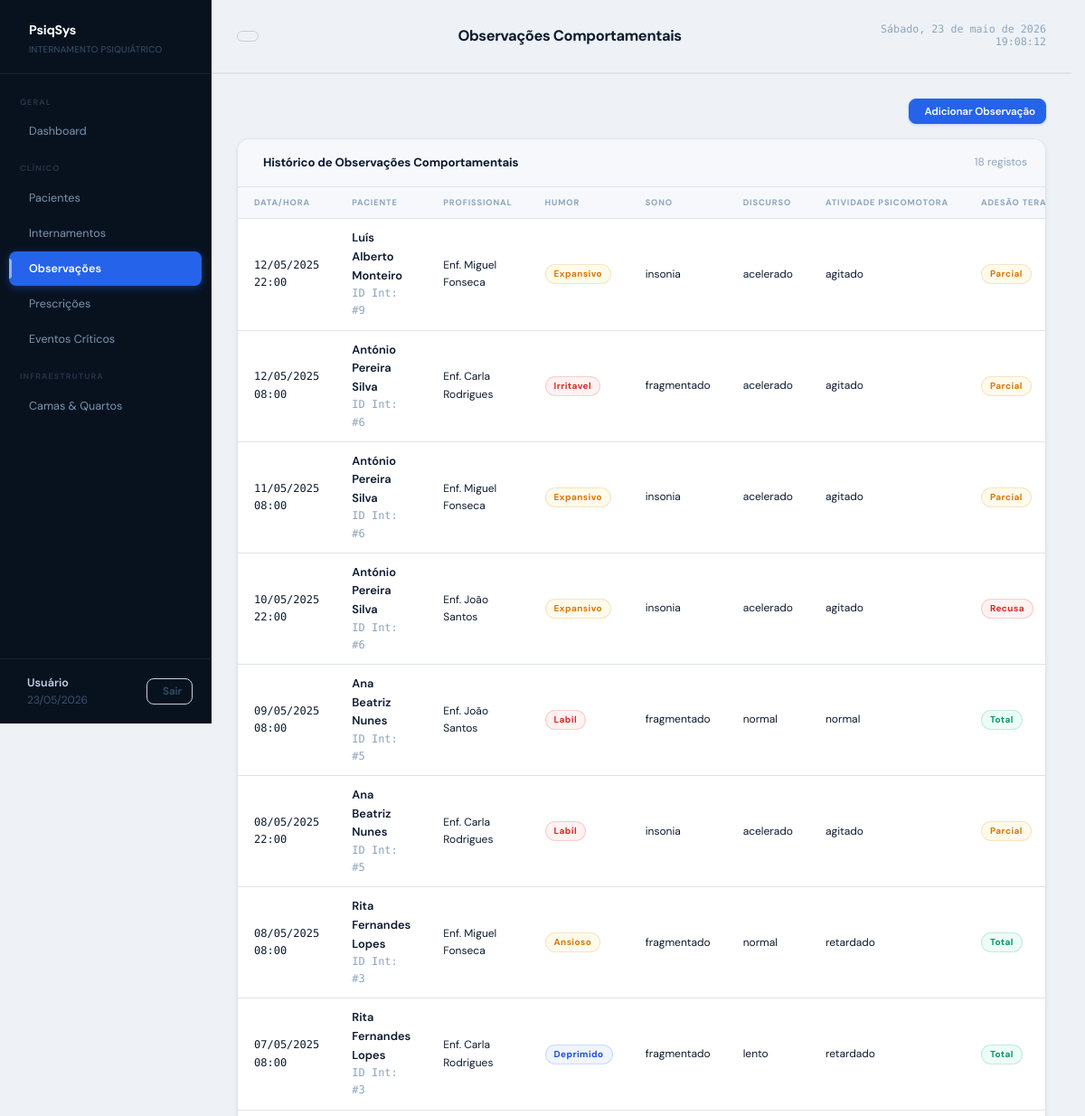
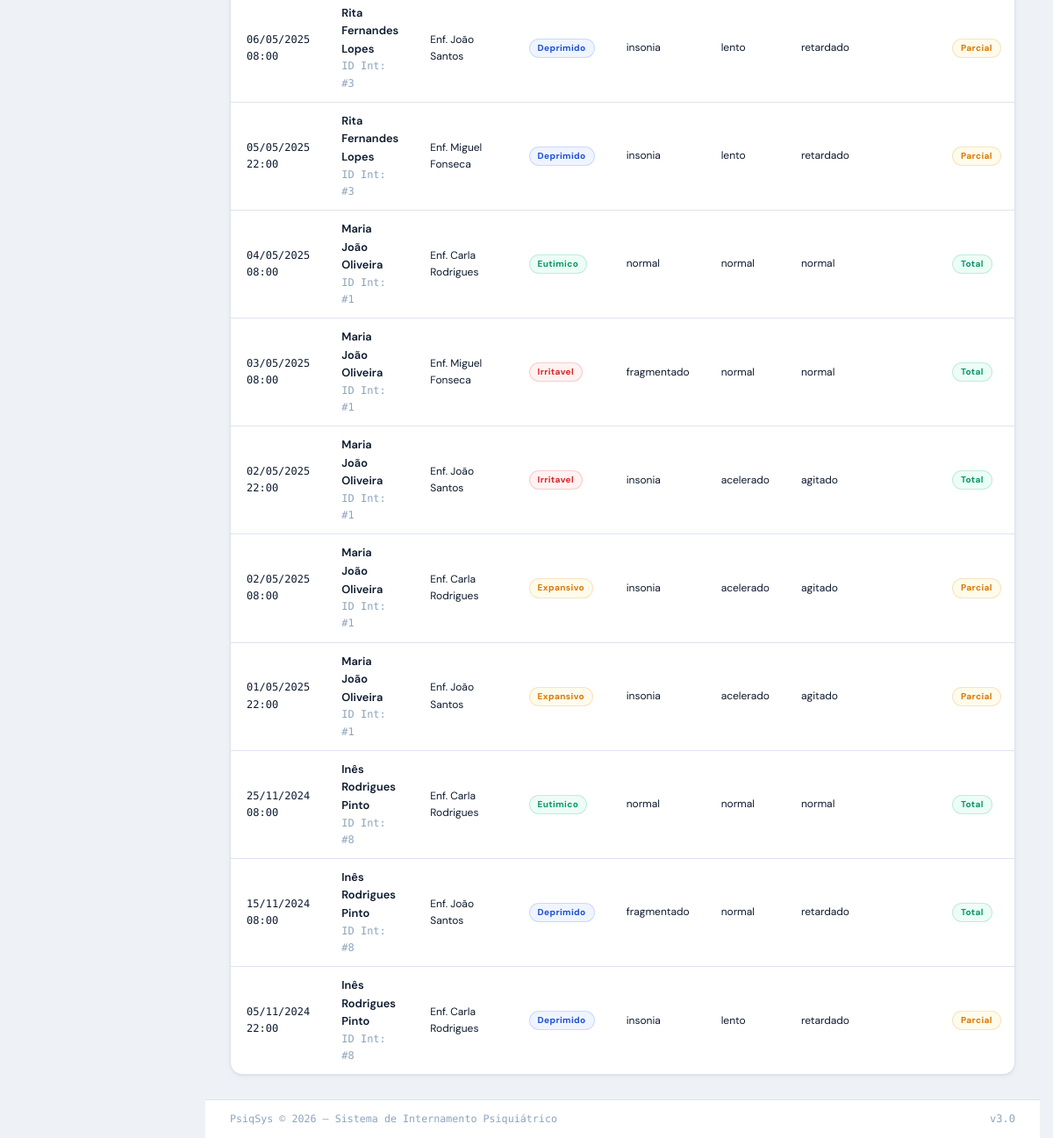
The page /observacoes.php on the database its author committed (2 pictures, top to bottom).
### tables this page shows
CREATE TABLE IF NOT EXISTS OBSERVACAO_COMPORTAMENTAL (
  id_observacao          INT       NOT NULL AUTO_INCREMENT,
  id_internamento        INT       NOT NULL,
  id_profissional        INT       NOT NULL,
  data_hora              DATETIME  NOT NULL,
  humor                  ENUM('eutimico','deprimido','expansivo','irritavel','ansioso','labil')
                         NOT NULL,
  sono                   ENUM('normal','insonia','hipersonia','fragmentado')
                         NOT NULL,
  discurso               ENUM('normal','acelerado','lento','incoerente','mutismo')
                         NOT NULL,
  atividade_psicomotora  ENUM('normal','agitado','retardado','catatónico')
                         NOT NULL,
  delirio                TINYINT   NOT NULL DEFAULT 0
                         COMMENT 'Escala 0-4 (0=ausente, 4=grave)',
  alucinacao             TINYINT   NOT NULL DEFAULT 0
                         COMMENT 'Escala 0-4 (0=ausente, 4=grave)',
  adesao_terapeutica     ENUM('total','parcial','recusa')
                         NOT NULL DEFAULT 'total',
  notas_clinicas         TEXT      NULL,
  PRIMARY KEY (id_observacao),
  CONSTRAINT fk_obs_internamento
    FOREIGN KEY (id_internamento) REFERENCES INTERNAMENTO (id_internamento)
    ON UPDATE CASCADE ON DELETE RESTRICT,
  CONSTRAINT fk_obs_profissional
    FOREIGN KEY (id_profissional) REFERENCES PROFISSIONAL (id_profissional)
    ON UPDATE CASCADE ON DELETE RESTRICT,
  CONSTRAINT chk_delirio
    CHECK (delirio BETWEEN 0 AND 4),
  CONSTRAINT chk_alucinacao
    CHECK (alucinacao BETWEEN 0 AND 4)
);

CREATE TABLE IF NOT EXISTS PACIENTE (
  id_paciente      INT          NOT NULL AUTO_INCREMENT,
  nome             VARCHAR(150) NOT NULL,
  data_nascimento  DATE         NOT NULL,
  num_utente       CHAR(9)      NOT NULL,
  contacto         VARCHAR(20)  NULL,
  morada           TEXT         NULL,
  ativo            BOOLEAN      NOT NULL DEFAULT TRUE,
  created_at       TIMESTAMP    NOT NULL DEFAULT CURRENT_TIMESTAMP,
  updated_at       TIMESTAMP    NOT NULL DEFAULT CURRENT_TIMESTAMP
                   ON UPDATE CURRENT_TIMESTAMP,
  PRIMARY KEY (id_paciente),
  UNIQUE KEY uk_num_utente (num_utente)
);

CREATE TABLE IF NOT EXISTS PROFISSIONAL (
  id_profissional  INT          NOT NULL AUTO_INCREMENT,
  nome             VARCHAR(150) NOT NULL,
  funcao           ENUM('medico','enfermeiro','psicologo','assistente_social','administrativo','ti')
                   NOT NULL,
  num_cedula       VARCHAR(20)  NOT NULL,
  created_at       TIMESTAMP    NOT NULL DEFAULT CURRENT_TIMESTAMP,
  updated_at       TIMESTAMP    NOT NULL DEFAULT CURRENT_TIMESTAMP
                   ON UPDATE CURRENT_TIMESTAMP,
  PRIMARY KEY (id_profissional),
  UNIQUE KEY uk_cedula (num_cedula)
);

### observacoes.php (the view, shortened to what this page needs)
<?php
require_once 'includes/db.php';
$where = "";
$params = [];
$stmt = $pdo->prepare("
    SELECT o.*, prof.nome AS profissional, p.nome AS paciente, p.num_utente
    FROM OBSERVACAO_COMPORTAMENTAL o
    JOIN INTERNAMENTO i ON i.id_internamento = o.id_internamento
    JOIN PACIENTE p ON p.id_paciente = i.id_paciente
    JOIN PROFISSIONAL prof ON prof.id_profissional = o.id_profissional
    $where
    ORDER BY o.data_hora DESC
    LIMIT 100
");
$stmt->execute($params);
$rows = $stmt->fetchAll();
require_once 'includes/header.php';
?>
<div class="content-area">
    <div class="flex items-center justify-between mb-4">
        <button class="btn btn-primary btn-sm" onclick="openModal('modal-obs')">
            <i class="ti ti-plus"></i> Adicionar Observação
        </button>
    </div>
    <div class="card">
        <div class="card-header">
            <span class="card-title">
                Histórico de Observações Comportamentais
            </span>
            <span class="text-sm text-muted"><?= count($rows) ?> registos</span>
        </div>
        <div class="table-wrap">
            <table>
                <thead>
                    <tr>
                        <th>Data/Hora</th>
                        <th>Paciente</th>
                        <th>Profissional</th>
                        <th>Humor</th>
                        <th>Sono</th>
                        <th>Discurso</th>
                        <th>Atividade Psicomotora</th>
                        <th>Adesão Terap.</th>
                    </tr>
                </thead>
                <tbody>
                    <?php foreach ($rows as $r): ?>
                        <tr>
                            <td class="mono text-sm"><?= date('d/m/Y H:i', strtotime($r['data_hora'])) ?></td>
                            <td>
                                <div class="fw-600"><?= htmlspecialchars($r['paciente']) ?></div>
                                <div class="mono text-sm text-muted">ID Int: #<?= $r['id_internamento'] ?></div>
                            </td>
                            <td class="text-sm"><?= htmlspecialchars($r['profissional']) ?></td>
                            <td>
                                <?php
                                $hm = ['eutimico' => 'green', 'deprimido' => 'blue', 'expansivo' => 'amber', 'irritavel' => 'red', 'ansioso' => 'amber', 'labil' => 'red'];
                                echo '<span class="badge badge-' . ($hm[$r['humor']] ?? 'gray') . '">' . $r['humor'] . '</span>';
                                ?>
                            </td>
                            <td class="text-sm"><?= htmlspecialchars($r['sono']) ?></td>
                            <td class="text-sm"><?= htmlspecialchars($r['discurso']) ?></td>
                            <td class="text-sm"><?= htmlspecialchars($r['atividade_psicomotora']) ?></td>
                            <td>
                                <?php
                                $am = ['total' => 'green', 'parcial' => 'amber', 'recusa' => 'red'];
                                echo '<span class="badge badge-' . ($am[$r['adesao_terapeutica']] ?? 'gray') . '">' . $r['adesao_terapeutica'] . '</span>';
                                ?>
                            </td>
                        </tr>
                    <?php endforeach; ?>
                </tbody>
            </table>
        </div>
    </div>
</div>
<?php require_once 'includes/footer.php'; ?>

### assets/css/style.css (style rules this page uses)
:root { --bg: #eef2f7; --surface: #ffffff; --surface-2: #f6f8fc; --surface-3: #ecf0f7; --border: #dde4ee; --border-dark: #c5d0df; --primary: #2563eb; --primary-dark: #1d4ed8; --primary-light: #eff4ff; --primary-hover: #2355d6; --text: #0c1a2e; --text-2: #374e68; --text-3: #8ea4bc; --success: #059669; --success-bg: #ecfdf5; --warning: #d97706; --warning-bg: #fffbeb; --danger: #dc2626; --danger-bg: #fef2f2; --info: #0284c7; --info-bg: #e0f2fe; --sidebar-w: 234px; --topbar-h: 81px; --radius: 14px; --radius-sm: 8px; --radius-xs: 5px; --shadow: 0 1px 2px rgba(12, 26, 46, .05), 0 2px 6px rgba(12, 26, 46, .04); --shadow-md: 0 4px 16px rgba(12, 26, 46, .08), 0 2px 4px rgba(12, 26, 46, .04); --shadow-lg: 0 12px 32px rgba(12, 26, 46, .12), 0 4px 8px rgba(12, 26, 46, .06); --font: 'DM Sans', sans-serif; --mono: 'DM Mono', monospace; --ease: cubic-bezier(0.4, 0, 0.2, 1); --transition: .16s var(--ease); }
*, *::before, *::after { box-sizing: border-box; margin: 0; padding: 0; }
html { font-size: 15px; scrollbar-gutter: stable; }
body { font-family: var(--font); background: var(--bg); color: var(--text); line-height: 1.6; min-height: 100vh; overflow-x: hidden; -webkit-font-smoothing: antialiased; -moz-osx-font-smoothing: grayscale; }
.content-area { flex: 1; padding: 28px; min-width: 0; }
.card { background: var(--surface); border: 1px solid var(--border); border-radius: var(--radius); box-shadow: var(--shadow); overflow: hidden; transition: box-shadow var(--transition); }
.card-header { padding: 15px 20px; border-bottom: 1px solid var(--border); display: flex; align-items: center; justify-content: space-between; gap: 12px; background: var(--surface-2); }
.card-title { font-size: .88rem; font-weight: 700; display: flex; align-items: center; gap: 8px; color: var(--text); letter-spacing: -.01em; }
.table-wrap { width: 100%; overflow-x: auto; }
table { width: 100%; min-width: 620px; border-collapse: collapse; font-size: .858rem; }
thead th { text-align: left; padding: 10px 18px; font-size: .62rem; font-weight: 700; letter-spacing: .09em; text-transform: uppercase; color: var(--text-3); background: var(--surface-2); border-bottom: 1px solid var(--border); white-space: nowrap; }
tbody td { padding: 11px 18px; border-bottom: 1px solid var(--border); color: var(--text); vertical-align: middle; transition: background var(--transition); }
tbody tr:last-child td { border-bottom: none; }
.badge { display: inline-flex; align-items: center; gap: 3px; padding: 2px 9px; border-radius: 999px; font-size: .67rem; font-weight: 700; letter-spacing: .04em; text-transform: capitalize; white-space: nowrap; border: 1px solid transparent; }
.badge-blue { background: var(--primary-light); color: var(--primary-dark); border-color: rgba(37, 99, 235, .18); }
.badge-green { background: var(--success-bg); color: var(--success); border-color: rgba(5, 150, 105, .18); }
.badge-amber { background: var(--warning-bg); color: var(--warning); border-color: rgba(217, 119, 6, .18); }
.badge-red { background: var(--danger-bg); color: var(--danger); border-color: rgba(220, 38, 38, .18); }
.btn { display: inline-flex; align-items: center; gap: 6px; padding: 8px 16px; border-radius: var(--radius-sm); font-family: var(--font); font-size: .858rem; font-weight: 600; cursor: pointer; border: 1px solid transparent; transition: all var(--transition); line-height: 1.4; white-space: nowrap; user-select: none; text-decoration: none; letter-spacing: -.01em; }
.btn-primary { background: var(--primary); color: #fff; border-color: var(--primary); box-shadow: 0 1px 3px rgba(37, 99, 235, .25); }
.btn-sm { padding: 5px 11px; font-size: .78rem; }
.flex { display: flex; }
.items-center { align-items: center; }
.justify-between { justify-content: space-between; }
.mb-4 { margin-bottom: 16px; }
.text-sm { font-size: .8rem; }
.text-muted { color: var(--text-3); }
.mono { font-family: var(--mono); font-size: .8rem; }
.fw-600 { font-weight: 600; }

### rows shown on the page
observacao_comportamental: data_hora "12/05/2025 22:00", paciente.nome "Luís Alberto Monteiro", id_internamento "9", id_profissional.nome "Enf. Miguel Fonseca", humor "Expansivo", sono "insonia", discurso "acelerado", atividade_psicomotora "agitado", adesao_terapeutica "Parcial"
observacao_comportamental: data_hora "12/05/2025 08:00", paciente.nome "António Pereira Silva", id_internamento "6", id_profissional.nome "Enf. Carla Rodrigues", humor "Irritavel", sono "fragmentado", discurso "acelerado", atividade_psicomotora "agitado", adesao_terapeutica "Parcial"
observacao_comportamental: data_hora "11/05/2025 08:00", paciente.nome "António Pereira Silva", id_internamento "6", id_profissional.nome "Enf. Miguel Fonseca", humor "Expansivo", sono "insonia", discurso "acelerado", atividade_psicomotora "agitado", adesao_terapeutica "Parcial"
observacao_comportamental: data_hora "10/05/2025 22:00", paciente.nome "António Pereira Silva", id_internamento "6", id_profissional.nome "Enf. João Santos", humor "Expansivo", sono "insonia", discurso "acelerado", atividade_psicomotora "agitado", adesao_terapeutica "Recusa"
observacao_comportamental: data_hora "09/05/2025 08:00", paciente.nome "Ana Beatriz Nunes", id_internamento "5", id_profissional.nome "Enf. João Santos", humor "Labil", sono "fragmentado", discurso "normal", atividade_psicomotora "normal", adesao_terapeutica "Total"
observacao_comportamental: data_hora "08/05/2025 22:00", paciente.nome "Ana Beatriz Nunes", id_internamento "5", id_profissional.nome "Enf. Carla Rodrigues", humor "Labil", sono "insonia", discurso "acelerado", atividade_psicomotora "agitado", adesao_terapeutica "Parcial"
observacao_comportamental: data_hora "08/05/2025 08:00", paciente.nome "Rita Fernandes Lopes", id_internamento "3", id_profissional.nome "Enf. Miguel Fonseca", humor "Ansioso", sono "fragmentado", discurso "normal", atividade_psicomotora "retardado", adesao_terapeutica "Total"
observacao_comportamental: data_hora "07/05/2025 08:00", paciente.nome "Rita Fernandes Lopes", id_internamento "3", id_profissional.nome "Enf. Carla Rodrigues", humor "Deprimido", sono "fragmentado", discurso "lento", atividade_psicomotora "retardado", adesao_terapeutica "Total"
observacao_comportamental: data_hora "06/05/2025 08:00", paciente.nome "Rita Fernandes Lopes", id_internamento "3", id_profissional.nome "Enf. João Santos", humor "Deprimido", sono "insonia", discurso "lento", atividade_psicomotora "retardado", adesao_terapeutica "Parcial"
observacao_comportamental: data_hora "05/05/2025 22:00", paciente.nome "Rita Fernandes Lopes", id_internamento "3", id_profissional.nome "Enf. Miguel Fonseca", humor "Deprimido", sono "insonia", discurso "lento", atividade_psicomotora "retardado", adesao_terapeutica "Parcial"
observacao_comportamental: data_hora "04/05/2025 08:00", paciente.nome "Maria João Oliveira", id_internamento "1", id_profissional.nome "Enf. Carla Rodrigues", humor "Eutimico", sono "normal", discurso "normal", atividade_psicomotora "normal", adesao_terapeutica "Total"
observacao_comportamental: data_hora "03/05/2025 08:00", paciente.nome "Maria João Oliveira", id_internamento "1", id_profissional.nome "Enf. Miguel Fonseca", humor "Irritavel", sono "fragmentado", discurso "normal", atividade_psicomotora "normal", adesao_terapeutica "Total"
observacao_comportamental: data_hora "02/05/2025 22:00", paciente.nome "Maria João Oliveira", id_internamento "1", id_profissional.nome "Enf. João Santos", humor "Irritavel", sono "insonia", discurso "acelerado", atividade_psicomotora "agitado", adesao_terapeutica "Total"
observacao_comportamental: data_hora "02/05/2025 08:00", paciente.nome "Maria João Oliveira", id_internamento "1", id_profissional.nome "Enf. Carla Rodrigues", humor "Expansivo", sono "insonia", discurso "acelerado", atividade_psicomotora "agitado", adesao_terapeutica "Parcial"
observacao_comportamental: data_hora "01/05/2025 22:00", paciente.nome "Maria João Oliveira", id_internamento "1", id_profissional.nome "Enf. João Santos", humor "Expansivo", sono "insonia", discurso "acelerado", atividade_psicomotora "agitado", adesao_terapeutica "Parcial"
observacao_comportamental: data_hora "25/11/2024 08:00", paciente.nome "Inês Rodrigues Pinto", id_internamento "8", id_profissional.nome "Enf. Carla Rodrigues", humor "Eutimico", sono "normal", discurso "normal", atividade_psicomotora "normal", adesao_terapeutica "Total"
observacao_comportamental: data_hora "15/11/2024 08:00", paciente.nome "Inês Rodrigues Pinto", id_internamento "8", id_profissional.nome "Enf. João Santos", humor "Deprimido", sono "fragmentado", discurso "normal", atividade_psicomotora "retardado", adesao_terapeutica "Total"
observacao_comportamental: data_hora "05/11/2024 22:00", paciente.nome "Inês Rodrigues Pinto", id_internamento "8", id_profissional.nome "Enf. Carla Rodrigues", humor "Deprimido", sono "insonia", discurso "lento", atividade_psicomotora "retardado", adesao_terapeutica "Parcial"

### other values the page prints
$_SESSION['currentNome'] "Usuário"
$titulo_pagina "Observações Comportamentais"
count($rows) "18"
